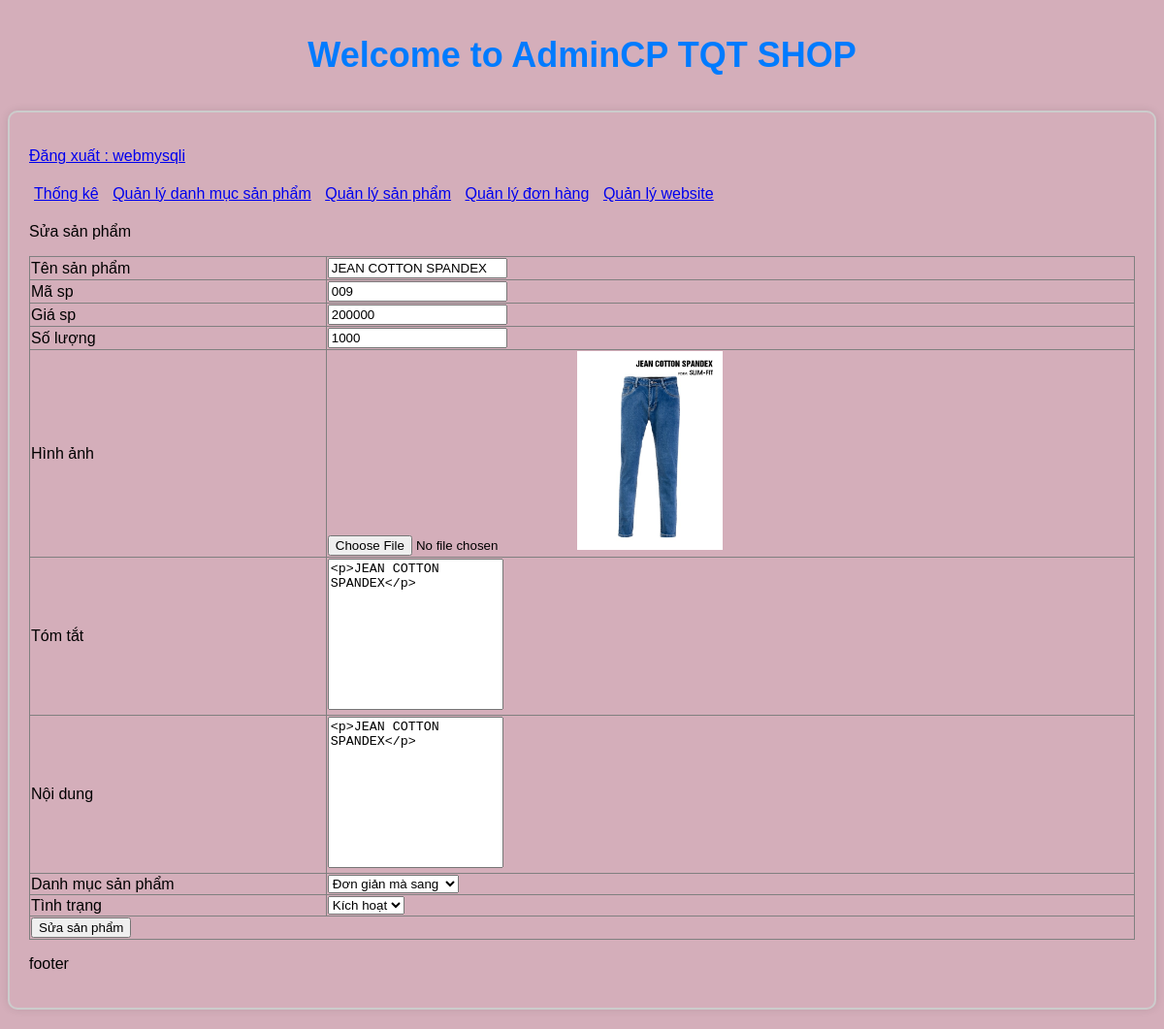
Screenshot of /admincp/index.php?action=quanlysp&query=sua&idsanpham=43 (signed in) with the database file from the repository.
### tables this page shows
CREATE TABLE `tbl_sanpham` (
  `id_sanpham` int(11) NOT NULL,
  `tensanpham` varchar(250) NOT NULL,
  `masp` varchar(100) NOT NULL,
  `giasp` varchar(50) NOT NULL,
  `soluong` int(11) NOT NULL,
  `hinhanh` varchar(50) NOT NULL,
  `tomtat` text NOT NULL,
  `noidung` text NOT NULL,
  `tinhtrang` int(11) NOT NULL,
  `id_danhmuc` int(11) NOT NULL
);

### admincp/modules/quanlysp/sua.php (the view, shortened to what this page needs)
<?php
	$sql_sua_sp = "SELECT * FROM tbl_sanpham WHERE id_sanpham='$_GET[idsanpham]' LIMIT 1";
	$query_sua_sp = mysqli_query($mysqli,$sql_sua_sp);
?>
<p>Sửa sản phẩm</p>
<table border="1" width="100%" style="border-collapse: collapse;">
<?php
while($row = mysqli_fetch_array($query_sua_sp)) {
?>
 <form method="POST" action="modules/quanlysp/xuly.php?idsanpham=<?php echo $row['id_sanpham'] ?>" enctype="multipart/form-data">
	  <tr>
	  	<td>Tên sản phẩm</td>
	  	<td><input type="text" value="<?php echo $row['tensanpham'] ?>" name="tensanpham"></td>
	  </tr>
	   <tr>
	  	<td>Mã sp</td>
	  	<td><input type="text" value="<?php echo $row['masp'] ?>" name="masp"></td>
	  </tr>
	  <tr>
	  	<td>Giá sp</td>
	  	<td><input type="text" value="<?php echo $row['giasp'] ?>" name="giasp"></td>
	  </tr>
	  <tr>
	  	<td>Số lượng</td>
	  	<td><input type="text" value="<?php echo $row['soluong'] ?>" name="soluong"></td>
	  </tr>
	   <tr>
	  	<td>Hình ảnh</td>
	  	<td>
	  		<input type="file" name="hinhanh">
	  		<img src="modules/quanlysp/uploads/<?php echo $row['hinhanh'] ?>" width="150px">
	  	</td>
	  </tr>
	  <tr>
	  	<td>Tóm tắt</td>
	  	<td><textarea rows="10"  name="tomtat" style="resize: none"><?php echo $row['tomtat'] ?></textarea></td>
	  </tr>
	   <tr>
	  	<td>Nội dung</td>
	  	<td><textarea rows="10"  name="noidung" style="resize: none"><?php echo  $row['noidung'] ?></textarea></td>
	  </tr>
	  <tr>
	    <td>Danh mục sản phẩm</td>
	    <td>
	    	<select name="danhmuc">
	    		<?php
	    		$sql_danhmuc = "SELECT * FROM tbl_danhmuc ORDER BY id_danhmuc DESC";
	    		$query_danhmuc = mysqli_query($mysqli,$sql_danhmuc);
	    		while($row_danhmuc = mysqli_fetch_array($query_danhmuc)){
	    			if($row_danhmuc['id_danhmuc']==$row['id_danhmuc']){
	    		?>
	    		<option selected value="<?php echo $row_danhmuc['id_danhmuc'] ?>"><?php echo $row_danhmuc['tendanhmuc'] ?></option>
	    		<?php
	    			}else{
	    		?>
	    		<option value="<?php echo $row_danhmuc['id_danhmuc'] ?>"><?php echo $row_danhmuc['tendanhmuc'] ?></option>
	    		<?php
	    			}
	    		}
	    		?>
	    	</select>
	    </td>
	  </tr>
	  <tr>
	    <td>Tình trạng</td>
	    <td>
	    	<select name="tinhtrang">
	    		<?php
	    		if($row['tinhtrang']==1){
	    		?>
	    		<option value="1" selected>Kích hoạt</option>
	    		<?php
	    		}else{
	    		?>
	    		<option value="1">Kích hoạt</option>
	    		<option value="0" selected>Ẩn</option>
	    		<?php
	    		}
	    		?>
	    	</select>
	    </td>
	  </tr>
	   <tr>
	    <td colspan="2"><input type="submit" name="suasanpham" value="Sửa sản phẩm"></td>
	  </tr>
 </form>
 <?php
 }
 ?>
</table>

### admincp/css/styleadmincp.css (style rules this page uses)
body { background-color: rgb(212, 174, 186); font-family: Arial, sans-serif; }

### rows the page displays
tbl_sanpham: tensanpham "JEAN COTTON SPANDEX", masp "009", giasp "200000", soluong "1000", hinhanh (picture), tomtat "<p>JEAN COTTON SPANDEX</p>", noidung "<p>JEAN COTTON SPANDEX</p>", tinhtrang "Kích hoạt"

### other values shown
$_SESSION['dangnhap'] "webmysqli"
form field danhmuc "Đơn giản mà sang"
